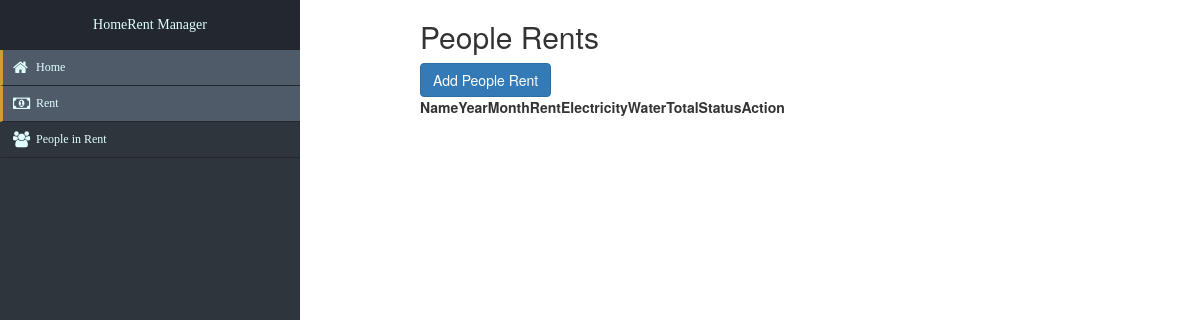
Before: / with the older database file.
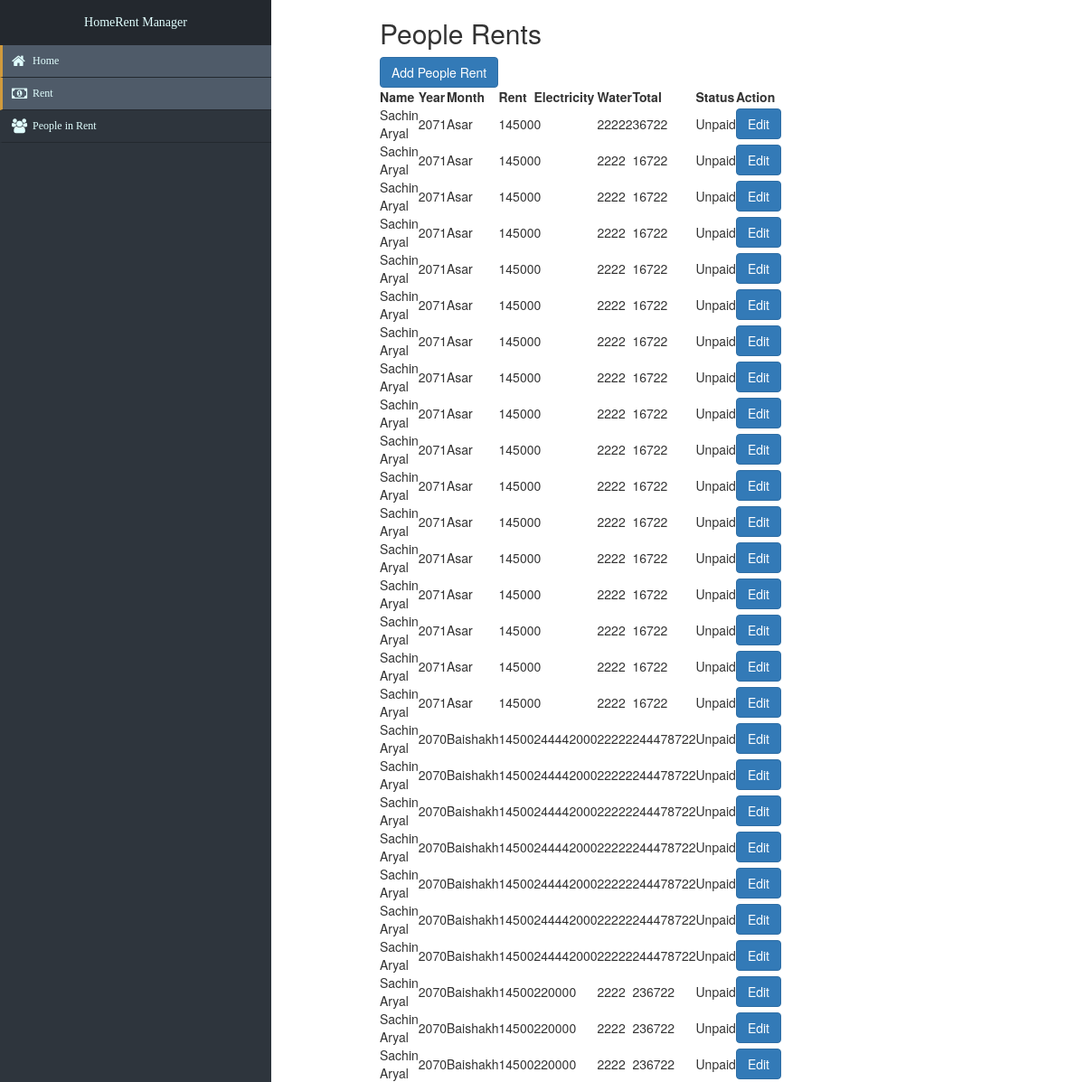
After: the same page with the newer database file.
### tables this page shows
CREATE TABLE `rent_record` (
  `id` int(11) NOT NULL,
  `name` varchar(200) NOT NULL,
  `year` int(11) NOT NULL,
  `month` varchar(200) NOT NULL,
  `rent` int(11) NOT NULL,
  `previous_electricity_unit` int(11) NOT NULL,
  `current_electricity_unit` int(11) NOT NULL,
  `water_cost` int(11) NOT NULL,
  `status` int(11) NOT NULL
);

CREATE TABLE `electricity_charge` (
  `id` int(11) NOT NULL,
  `rate` int(11) NOT NULL
);

### db_connect.php (called while the page is built, shortened)
<?php
function getRentList($conn){
    $query = "SELECT * FROM rent_record ORDER by id DESC ";
    $result = $conn->query($query);
    if($result->num_rows > 0){
        return mysqli_fetch_all($result, MYSQLI_ASSOC);
    }
    return [];
}
function getElectricityRate($conn){
    $id=1;
    $stmt=$conn->prepare('SELECT * FROM electricity_charge WHERE id=?');
    $stmt->bind_param('i',$id);
    if($stmt->execute()){
        $result= $stmt->get_result();
        if($result->num_rows > 0){
            return mysqli_fetch_assoc($result);
        }
    }
    return[];
}

### index.php (the view, shortened to what this page needs)
<?php
include_once '_header.php';
$rent_list=getRentList($conn);
?>
<div class="container">
    <div class="row">
        <div class="col-md-offset-4 col-md-4">
            <h2>People Rents</h2>
            <button type="button" class="btn btn-primary" data-toggle="modal" data-target="#myModal" style="right: 0px">Add People Rent</button>
            <table id="rent-list" class="display">
                <thead>
                <tr>
                    <th>Name</th>
                    <th>Year</th>
                    <th>Month</th>
                    <th>Rent</th>
                    <th>Electricity</th>
                    <th>Water</th>
                    <th>Total</th>
                    <th>Status</th>
                    <th>Action</th>
                </tr>
                </thead>
                <tbody>
                <?php
                    foreach ($rent_list as $rents) {
                        ?>
                        <tr>
                            <td><?php echo $rents["name"] ?></td>
                            <td><?php echo $rents["year"] ?></td>
                            <td><?php echo $rents["month"] ?></td>
                            <td><?php echo $rents["rent"] ?></td>
                            <td>
                                <?php
                                $charge=getElectricityRate($conn);
                                $electricity_unit=($rents['current_electricity_unit']- $rents['previous_electricity_unit'])*$charge['rate'];
                                echo $electricity_unit;
                                ?>
                            </td>
                            <td><?php echo $rents["water_cost"] ?></td>
                            <td><?php
                                $total=$rents['rent']+$electricity_unit+$rents["water_cost"];
                                echo $total;
                                ?>
                            </td>
                            <td>
                                <?php
                                if($rents['status']==0){
                                    echo 'Unpaid';
                                }else{
                                    echo 'Paid';
                                }
                                ?>
                            </td>
                            <td>
                                <form>
                                    <button type="button" class="btn btn-primary" onclick="editRent(<?php echo $rents['id'] ?>)" >Edit</button>
                                </form>
                            </td>
                        </tr>
                        <?php
                    }
                ?>
                </tbody>
            </table>
        </div>
    </div>
</div>

### _header.php (shortened to what this page needs)
<?php
include_once 'db_connect.php';
?>
<!DOCTYPE html>
<html lang="en">
<head>
    <link rel="stylesheet" href="css/bootstrap.css" type="text/css">
    <link rel="stylesheet" href="font-awesome/css/font-awesome.min.css" type="text/css">
    <link rel="stylesheet" href="css/jquery.dataTables.min.css">
    <link rel="stylesheet" href="css/style.css">
</head>
<body>
<div class="nav-side-menu">
    <div class="brand">HomeRent Manager</div>
    <div class="menu-list">
        <ul id="menu-content" class="menu-content collapse out">
            <li  data-toggle="collapse" data-target="#products" class="collapsed active">
                <a href="index.php"><i class="fa fa-home fa-lg"></i> Home </a>
            </li>
            <li  data-toggle="collapse" data-target="#products" class="collapsed active">
                <a href="rent.php"><i class="fa fa-money fa-lg"></i> Rent </a>
            </li>
            <li data-toggle="collapse" data-target="#service" class="collapsed">
                <a href="people.php"><i class="fa fa-group fa-lg"></i> People in Rent</a>
            </li>
        </ul>
    </div>
</div>
</body>
</html>

### css/style.css (style rules this page uses)
.nav-side-menu { overflow: auto; font-family: verdana; font-size: 12px; font-weight: 200; background-color: #2e353d; position: fixed; top: 0px; width: 300px; height: 100%; color: #e1ffff; }
.nav-side-menu .brand { background-color: #23282e; line-height: 50px; display: block; text-align: center; font-size: 14px; }
.nav-side-menu ul, .nav-side-menu li { list-style: none; padding: 0px; margin: 0px; line-height: 35px; cursor: pointer; }
.nav-side-menu ul .active, .nav-side-menu li .active { border-left: 3px solid #d19b3d; background-color: #4f5b69; }
.nav-side-menu li { padding-left: 0px; border-left: 3px solid #2e353d; border-bottom: 1px solid #23282e; }
.nav-side-menu li a { text-decoration: none; color: #e1ffff; }
.nav-side-menu li a i { padding-left: 10px; width: 20px; padding-right: 20px; }
@media (min-width: 767px) { .nav-side-menu .menu-list .menu-content { display: block; } }
body { margin: 0px; padding: 0px; }

Changed rows visible on the page:
added rent_record: name "Sachin Aryal", year "2071", month "Asar", rent "14500", electricity_unit "0", water_cost "22222", total "36722", status "Unpaid"
added rent_record: name "Sachin Aryal", year "2071", month "Asar", rent "14500", electricity_unit "0", water_cost "2222", total "16722", status "Unpaid"
added rent_record: name "Sachin Aryal", year "2071", month "Asar", rent "14500", electricity_unit "0", water_cost "2222", total "16722", status "Unpaid"
added rent_record: name "Sachin Aryal", year "2071", month "Asar", rent "14500", electricity_unit "0", water_cost "2222", total "16722", status "Unpaid"
added rent_record: name "Sachin Aryal", year "2071", month "Asar", rent "14500", electricity_unit "0", water_cost "2222", total "16722", status "Unpaid"
added rent_record: name "Sachin Aryal", year "2071", month "Asar", rent "14500", electricity_unit "0", water_cost "2222", total "16722", status "Unpaid"
added rent_record: name "Sachin Aryal", year "2071", month "Asar", rent "14500", electricity_unit "0", water_cost "2222", total "16722", status "Unpaid"
added rent_record: name "Sachin Aryal", year "2071", month "Asar", rent "14500", electricity_unit "0", water_cost "2222", total "16722", status "Unpaid"
added rent_record: name "Sachin Aryal", year "2071", month "Asar", rent "14500", electricity_unit "0", water_cost "2222", total "16722", status "Unpaid"
added rent_record: name "Sachin Aryal", year "2071", month "Asar", rent "14500", electricity_unit "0", water_cost "2222", total "16722", status "Unpaid"
added rent_record: name "Sachin Aryal", year "2071", month "Asar", rent "14500", electricity_unit "0", water_cost "2222", total "16722", status "Unpaid"
added rent_record: name "Sachin Aryal", year "2071", month "Asar", rent "14500", electricity_unit "0", water_cost "2222", total "16722", status "Unpaid"
added rent_record: name "Sachin Aryal", year "2071", month "Asar", rent "14500", electricity_unit "0", water_cost "2222", total "16722", status "Unpaid"
added rent_record: name "Sachin Aryal", year "2071", month "Asar", rent "14500", electricity_unit "0", water_cost "2222", total "16722", status "Unpaid"
added rent_record: name "Sachin Aryal", year "2071", month "Asar", rent "14500", electricity_unit "0", water_cost "2222", total "16722", status "Unpaid"
added rent_record: name "Sachin Aryal", year "2071", month "Asar", rent "14500", electricity_unit "0", water_cost "2222", total "16722", status "Unpaid"
added rent_record: name "Sachin Aryal", year "2071", month "Asar", rent "14500", electricity_unit "0", water_cost "2222", total "16722", status "Unpaid"
added rent_record: name "Sachin Aryal", year "2070", month "Baishakh", rent "14500", electricity_unit "244442000", water_cost "22222", total "244478722", status "Unpaid"
added rent_record: name "Sachin Aryal", year "2070", month "Baishakh", rent "14500", electricity_unit "244442000", water_cost "22222", total "244478722", status "Unpaid"
added rent_record: name "Sachin Aryal", year "2070", month "Baishakh", rent "14500", electricity_unit "244442000", water_cost "22222", total "244478722", status "Unpaid"
added rent_record: name "Sachin Aryal", year "2070", month "Baishakh", rent "14500", electricity_unit "244442000", water_cost "22222", total "244478722", status "Unpaid"
added rent_record: name "Sachin Aryal", year "2070", month "Baishakh", rent "14500", electricity_unit "244442000", water_cost "22222", total "244478722", status "Unpaid"
added rent_record: name "Sachin Aryal", year "2070", month "Baishakh", rent "14500", electricity_unit "244442000", water_cost "22222", total "244478722", status "Unpaid"
added rent_record: name "Sachin Aryal", year "2070", month "Baishakh", rent "14500", electricity_unit "244442000", water_cost "22222", total "244478722", status "Unpaid"
added rent_record: name "Sachin Aryal", year "2070", month "Baishakh", rent "14500", electricity_unit "220000", water_cost "2222", total "236722", status "Unpaid"
added rent_record: name "Sachin Aryal", year "2070", month "Baishakh", rent "14500", electricity_unit "220000", water_cost "2222", total "236722", status "Unpaid"
added rent_record: name "Sachin Aryal", year "2070", month "Baishakh", rent "14500", electricity_unit "220000", water_cost "2222", total "236722", status "Unpaid"
